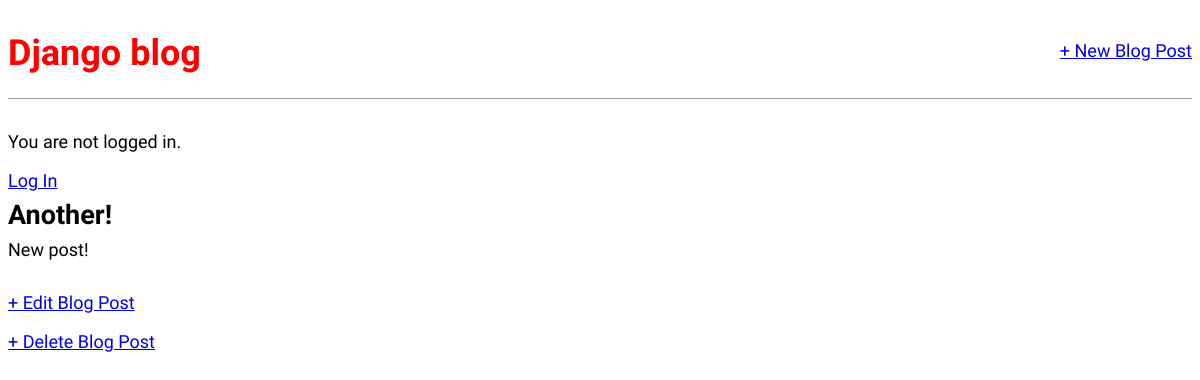
Page /post/4/ on the earlier database version.
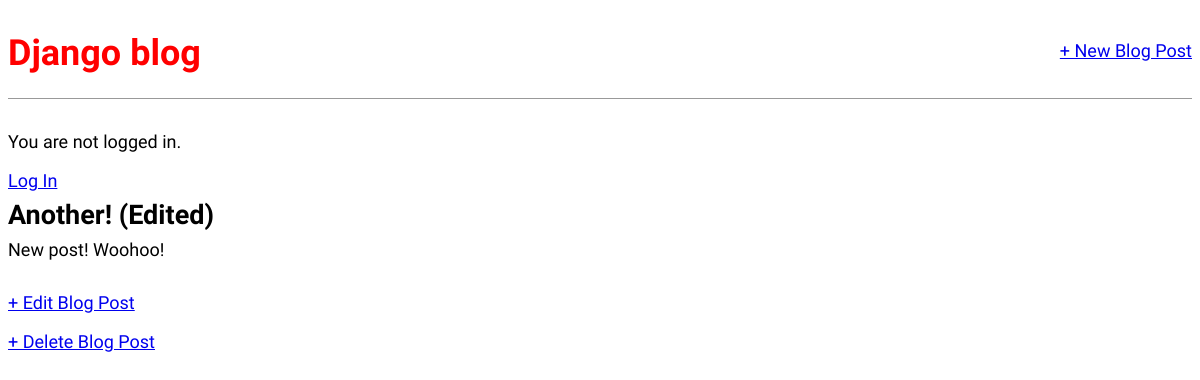
Same page on the later database version.
### blog/models.py (models this page shows, shortened)
class Post(models.Model):
    title = models.CharField(max_length=200)
    author = models.ForeignKey(
        'auth.User',
        on_delete=models.CASCADE,
    )
    body = models.TextField()

### blog/views.py (the view)
# urls.py: path('post/<int:pk>/', BlogDetailView.as_view(), name='post_detail'),
class BlogDetailView(DetailView):
    model = Post
    template_name = 'post_detail.html'

### templates/post_detail.html
{% extends 'base.html' %}
{% block content %}
    <div class="post-entry">
        <h2>{{ post.title }}</h2>
        <p>{{ post.body }}</p>
    </div>
    <p><a href="{% url 'post_edit' post.pk %}">+ Edit Blog Post</a></p>
    <p><a href="{% url 'post_delete' post.pk %}">+ Delete Blog Post</a></p>
{% endblock content %}

Differences in the rows shown:
changed Post: title "Another!" → "Another! (Edited)"; body "New post!" → "New post! Woohoo!"
